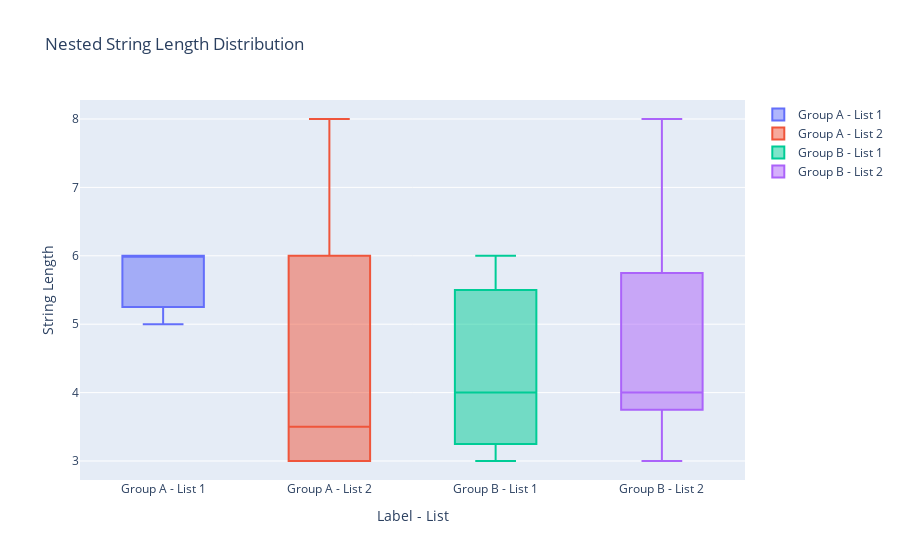

Here is the notebook cell this chart was saved with:
### Code cell
from typing import Dict, List
import plotly.graph_objects as go

def plot_nested_string_lists(data: Dict[str, List[List[str]]]) -> None:
    """
    Plot a dictionary where the values are lists of lists of strings.

    Args:
        data: A dictionary where the keys are labels and the values are lists of lists of strings.
    """
    fig = go.Figure()

    for label, nested_lists in data.items():
        for i, string_list in enumerate(nested_lists, start=1):
            lengths = [len(s) for s in string_list]
            fig.add_trace(go.Box(y=lengths, name=f"{label} - List {i}"))

    fig.update_layout(
        title="Nested String Length Distribution",
        xaxis_title="Label - List",
        yaxis_title="String Length",
    )

    fig.show()

# Example usage
data = {
    "Group A": [
        ["apple", "banana", "cherry"],
        ["dog", "cat", "elephant", "lion"],
    ],
    "Group B": [
        ["python", "java", "c++"],
        ["car", "bike", "train", "airplane", "ship"],
    ],
}

plot_nested_string_lists(data)

### Figure 1 — Plotly figure (JSON) as saved in the notebook; plotly's stock layout.template omitted (floating-point values rounded to 4 significant figures)
{"data": [{"name": "Group A - List 1", "type": "box", "y": [5, 6, 6]}, {"name": "Group A - List 2", "type": "box", "y": [3, 3, 8, 4]}, {"name": "Group B - List 1", "type": "box", "y": [6, 4, 3]}, {"name": "Group B - List 2", "type": "box", "y": [3, 4, 5, 8, 4]}], "layout": {"title": {"text": "Nested String Length Distribution"}, "xaxis": {"title": {"text": "Label - List"}}, "yaxis": {"title": {"text": "String Length"}}}}
